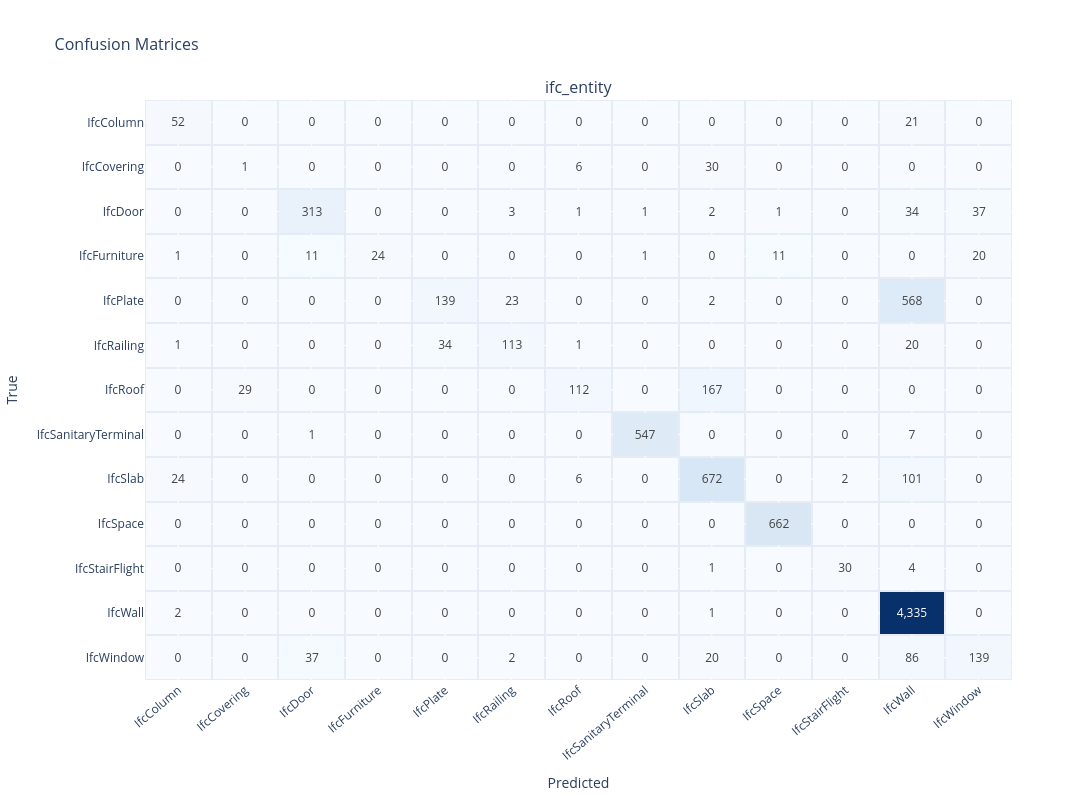
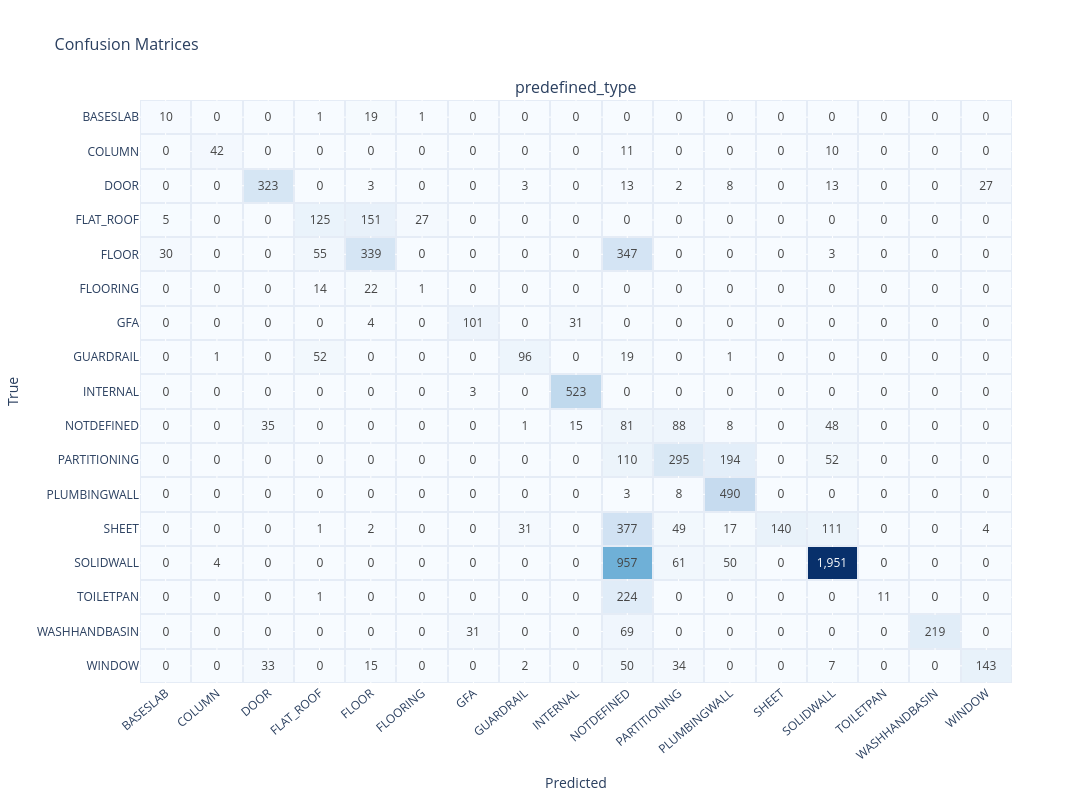
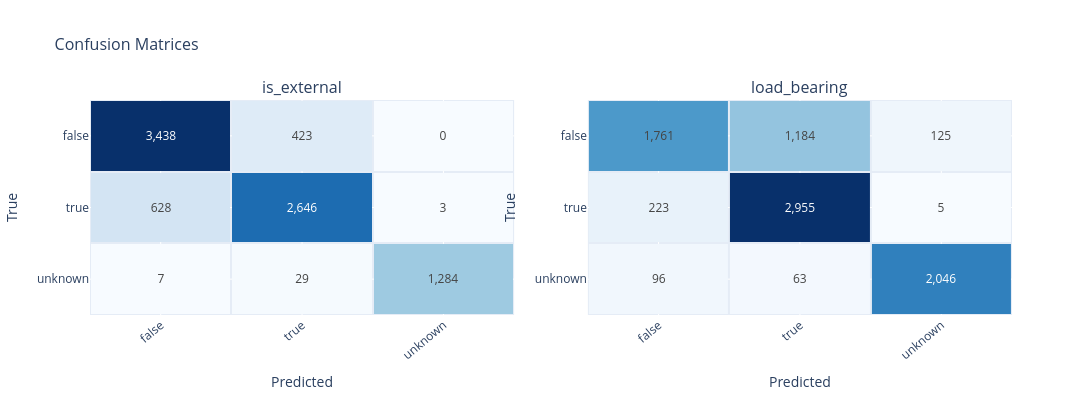

The notebook cell saved with these charts, in order:
### Code cell
# compute confusion matrices for all labels on the validation set
val_cms = model.confusion_matrices(X_val, y_val)

plot_confusion_matrices(val_cms, label="ifc_entity", ncols=1)
plot_confusion_matrices(val_cms, label="predefined_type", ncols=1)
plot_confusion_matrices(val_cms, label=["is_external", "load_bearing"], ncols=2, height=400)

### Figure 1 — Plotly figure (JSON) as saved in the notebook; plotly's stock layout.template omitted (floating-point values rounded to 4 significant figures; data arrays with more than 128 entries replaced by an {"elided": "..."} marker saying what was removed)
{"data": [{"colorscale": [[0, "rgb(247,251,255)"], [0.125, "rgb(222,235,247)"], [0.25, "rgb(198,219,239)"], [0.375, "rgb(158,202,225)"], [0.5, "rgb(107,174,214)"], [0.625, "rgb(66,146,198)"], [0.75, "rgb(33,113,181)"], [0.875, "rgb(8,81,156)"], [1, "rgb(8,48,107)"]], "hovertemplate": "True: %{y}<br>Predicted: %{x}<br>Count: %{z:,}<extra></extra>", "showscale": false, "text": {"elided": "13x13 float values"}, "texttemplate": "%{z:,d}", "type": "heatmap", "x": ["IfcColumn", "IfcCovering", "IfcDoor", "IfcFurniture", "IfcPlate", "IfcRailing", "IfcRoof", "IfcSanitaryTerminal", "IfcSlab", "IfcSpace", "IfcStairFlight", "IfcWall", "IfcWindow"], "xaxis": "x", "xgap": 2, "y": ["IfcColumn", "IfcCovering", "IfcDoor", "IfcFurniture", "IfcPlate", "IfcRailing", "IfcRoof", "IfcSanitaryTerminal", "IfcSlab", "IfcSpace", "IfcStairFlight", "IfcWall", "IfcWindow"], "yaxis": "y", "ygap": 2, "z": {"elided": "13x13 float values"}}], "layout": {"annotations": [{"font": {"size": 16}, "showarrow": false, "text": "ifc_entity", "x": 0.5, "xanchor": "center", "xref": "paper", "y": 1, "yanchor": "bottom", "yref": "paper"}], "height": 800, "title": {"font": {"size": 16}, "text": "Confusion Matrices"}, "width": 1400, "xaxis": {"anchor": "y", "domain": [0, 1], "tickangle": -40, "title": {"text": "Predicted"}}, "yaxis": {"anchor": "x", "autorange": "reversed", "domain": [0, 1], "title": {"text": "True"}}}}

### Figure 2 — Plotly figure (JSON) as saved in the notebook; plotly's stock layout.template omitted (floating-point values rounded to 4 significant figures; data arrays with more than 128 entries replaced by an {"elided": "..."} marker saying what was removed)
{"data": [{"colorscale": [[0, "rgb(247,251,255)"], [0.125, "rgb(222,235,247)"], [0.25, "rgb(198,219,239)"], [0.375, "rgb(158,202,225)"], [0.5, "rgb(107,174,214)"], [0.625, "rgb(66,146,198)"], [0.75, "rgb(33,113,181)"], [0.875, "rgb(8,81,156)"], [1, "rgb(8,48,107)"]], "hovertemplate": "True: %{y}<br>Predicted: %{x}<br>Count: %{z:,}<extra></extra>", "showscale": false, "text": {"elided": "17x17 float values"}, "texttemplate": "%{z:,d}", "type": "heatmap", "x": ["BASESLAB", "COLUMN", "DOOR", "FLAT_ROOF", "FLOOR", "FLOORING", "GFA", "GUARDRAIL", "INTERNAL", "NOTDEFINED", "PARTITIONING", "PLUMBINGWALL", "SHEET", "SOLIDWALL", "TOILETPAN", "WASHHANDBASIN", "WINDOW"], "xaxis": "x", "xgap": 2, "y": ["BASESLAB", "COLUMN", "DOOR", "FLAT_ROOF", "FLOOR", "FLOORING", "GFA", "GUARDRAIL", "INTERNAL", "NOTDEFINED", "PARTITIONING", "PLUMBINGWALL", "SHEET", "SOLIDWALL", "TOILETPAN", "WASHHANDBASIN", "WINDOW"], "yaxis": "y", "ygap": 2, "z": {"elided": "17x17 float values"}}], "layout": {"annotations": [{"font": {"size": 16}, "showarrow": false, "text": "predefined_type", "x": 0.5, "xanchor": "center", "xref": "paper", "y": 1, "yanchor": "bottom", "yref": "paper"}], "height": 800, "title": {"font": {"size": 16}, "text": "Confusion Matrices"}, "width": 1400, "xaxis": {"anchor": "y", "domain": [0, 1], "tickangle": -40, "title": {"text": "Predicted"}}, "yaxis": {"anchor": "x", "autorange": "reversed", "domain": [0, 1], "title": {"text": "True"}}}}

### Figure 3 — Plotly figure (JSON) as saved in the notebook; plotly's stock layout.template omitted (floating-point values rounded to 4 significant figures)
{"data": [{"colorscale": [[0, "rgb(247,251,255)"], [0.125, "rgb(222,235,247)"], [0.25, "rgb(198,219,239)"], [0.375, "rgb(158,202,225)"], [0.5, "rgb(107,174,214)"], [0.625, "rgb(66,146,198)"], [0.75, "rgb(33,113,181)"], [0.875, "rgb(8,81,156)"], [1, "rgb(8,48,107)"]], "hovertemplate": "True: %{y}<br>Predicted: %{x}<br>Count: %{z:,}<extra></extra>", "showscale": false, "text": [[3438.0, 423.0, 0.0], [628.0, 2646.0, 3.0], [7.0, 29.0, 1284.0]], "texttemplate": "%{z:,d}", "type": "heatmap", "x": ["false", "true", "unknown"], "xaxis": "x", "xgap": 2, "y": ["false", "true", "unknown"], "yaxis": "y", "ygap": 2, "z": [[3438.0, 423.0, 0.0], [628.0, 2646.0, 3.0], [7.0, 29.0, 1284.0]]}, {"colorscale": [[0, "rgb(247,251,255)"], [0.125, "rgb(222,235,247)"], [0.25, "rgb(198,219,239)"], [0.375, "rgb(158,202,225)"], [0.5, "rgb(107,174,214)"], [0.625, "rgb(66,146,198)"], [0.75, "rgb(33,113,181)"], [0.875, "rgb(8,81,156)"], [1, "rgb(8,48,107)"]], "hovertemplate": "True: %{y}<br>Predicted: %{x}<br>Count: %{z:,}<extra></extra>", "showscale": false, "text": [[1761.0, 1184.0, 125.0], [223.0, 2955.0, 5.0], [96.0, 63.0, 2046.0]], "texttemplate": "%{z:,d}", "type": "heatmap", "x": ["false", "true", "unknown"], "xaxis": "x2", "xgap": 2, "y": ["false", "true", "unknown"], "yaxis": "y2", "ygap": 2, "z": [[1761.0, 1184.0, 125.0], [223.0, 2955.0, 5.0], [96.0, 63.0, 2046.0]]}], "layout": {"annotations": [{"font": {"size": 16}, "showarrow": false, "text": "is_external", "x": 0.23, "xanchor": "center", "xref": "paper", "y": 1, "yanchor": "bottom", "yref": "paper"}, {"font": {"size": 16}, "showarrow": false, "text": "load_bearing", "x": 0.77, "xanchor": "center", "xref": "paper", "y": 1, "yanchor": "bottom", "yref": "paper"}], "height": 400, "title": {"font": {"size": 16}, "text": "Confusion Matrices"}, "width": 1400, "xaxis": {"anchor": "y", "domain": [0, 0.46], "tickangle": -40, "title": {"text": "Predicted"}}, "xaxis2": {"anchor": "y2", "domain": [0.54, 1], "tickangle": -40, "title": {"text": "Predicted"}}, "yaxis": {"anchor": "x", "autorange": "reversed", "domain": [0, 1], "title": {"text": "True"}}, "yaxis2": {"anchor": "x2", "autorange": "reversed", "domain": [0, 1], "title": {"text": "True"}}}}
